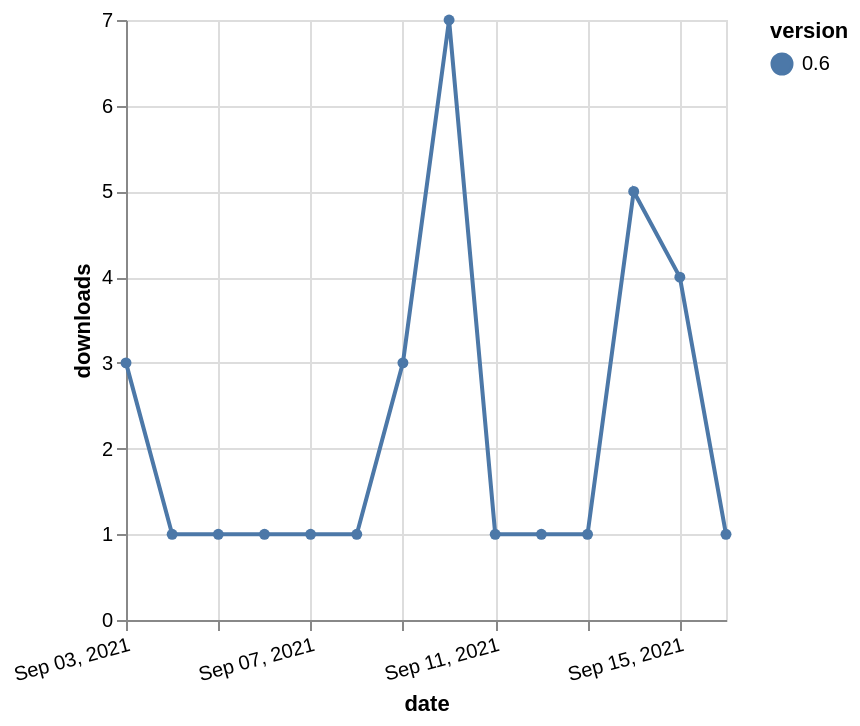

Vega-Lite specification for this chart:
### Vega-Lite specification from a JSON file in a GitHub repository (floating-point values rounded to 4 significant figures)
{"$schema": "https://vega.github.io/schema/vega-lite/v5.json", "description": "A simple bar chart with embedded data.", "data": {"values": [{"date": "2021-09-03", "total": 160, "delta": 3, "version": "0.6"}, {"date": "2021-09-04", "total": 161, "delta": 1, "version": "0.6"}, {"date": "2021-09-05", "total": 162, "delta": 1, "version": "0.6"}, {"date": "2021-09-06", "total": 163, "delta": 1, "version": "0.6"}, {"date": "2021-09-07", "total": 164, "delta": 1, "version": "0.6"}, {"date": "2021-09-08", "total": 165, "delta": 1, "version": "0.6"}, {"date": "2021-09-09", "total": 168, "delta": 3, "version": "0.6"}, {"date": "2021-09-10", "total": 175, "delta": 7, "version": "0.6"}, {"date": "2021-09-11", "total": 176, "delta": 1, "version": "0.6"}, {"date": "2021-09-12", "total": 177, "delta": 1, "version": "0.6"}, {"date": "2021-09-13", "total": 178, "delta": 1, "version": "0.6"}, {"date": "2021-09-14", "total": 183, "delta": 5, "version": "0.6"}, {"date": "2021-09-15", "total": 187, "delta": 4, "version": "0.6"}, {"date": "2021-09-16", "total": 188, "delta": 1, "version": "0.6"}]}, "width": "container", "mark": {"type": "line", "point": {"filled": true}}, "encoding": {"x": {"field": "date", "type": "temporal", "timeUnit": "yearmonthdate", "title": "date", "axis": {"labelAngle": -15}}, "y": {"field": "delta", "type": "quantitative", "title": "downloads"}, "color": {"field": "version", "type": "nominal"}, "tooltip": {"field": "delta"}}}
